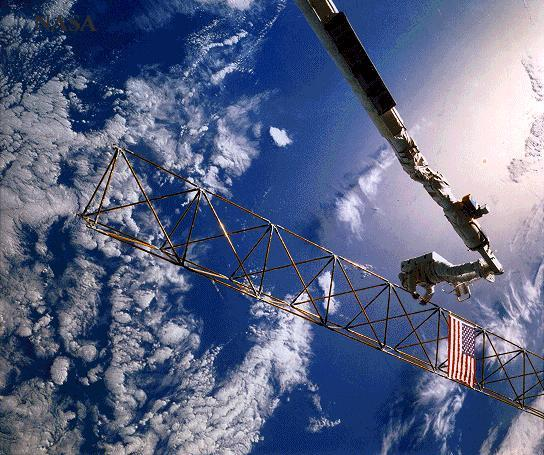
//> input picture Digital Image Processing/boyer.2/astronaut.jpg, 544 x 455 px
$ ./P5 astronaut.jpg   (built with g++ and OpenCV 4)
//> lines starting //> are read from the running program, lines starting //| are printed output that depends on the picture; after the words box and inside, x2 and y2 are one past the last pixel; in counts of white or black regions, pixels touching at a corner belong together
### Digital Image Processing/boyer.3/utilities.h
#ifndef UTILITIES_H
#define UTILITIES_h

#include <iostream>
#include <opencv2/core/core.hpp>
#include <opencv2/opencv.hpp>
#include <opencv2/highgui/highgui.hpp>
#include <opencv2/imgproc/imgproc.hpp>
#include <stdlib.h>

using namespace cv;
using namespace std;

//Function to display an image to a window. The function accepts the name
//of the window as the first parameter, and the image to be displayed as
//the second parameter.
void display_img(const char*, Mat);

//Get the mean value of an image's pixel intensities.
double get_img_mean(Mat);

//Change the second parameter to the grayscale image version
//of the first image.
void get_grayscale_img(Mat&, Mat&);

//Test if the Mat argument is a grayscale image.
bool is_grayscale_img(Mat&);

//Return the string equivalent of a number.
string get_string_text(int);

//Threshold the input image (Mat) using the value provided in the first
//argument.
void threshold_img(double, Mat&);

//Write the string (text) at the specified Point to the image.
void write_text(Mat&, string, Point&);

//Verify if a ROI specified on the command line is a valid region
//in the image; arguments are the (x, y) coordinate and width and height
int verify_ROI(int, int, int, int, Mat);

//Compute the histogram of an image
void compute_histogram(int (&)[256], Mat&);

//Compute the normalized histogram of an image, given its
//histogram.
void compute_normalized_histogram(int (&)[256], double (&)[256], Mat&,
  int = -1);

//Compute the cumulative distribution function (CDF) of an image,
//given the image's normalized histogram.
void compute_equalized_histogram(double (&)[256], double (&)[256], Mat&);

//Apply histogram equalization to the entire image
//(when Rect = Rect(-1, -1, -1, -1)) OR to a specific region in the image
//(when Rect is initialized with non-negative values), given the
//image's cumulative distribution function and the image itself.
void histogram_equalize(double (&)[256], Mat&,
  Rect = Rect(-1, -1, -1, -1));

//Subtract the an image with histogram equalization applied from
//the same image (before histogram equalization) and store the result
//in a new image; apply this to the entire image OR to a specific area
//given the (x, y) and width and height of the region
void histogram_equalized_subtract(Mat&, Mat&, Mat&, int = 0, int = 0,
  int = 0, int = 0);

#endif

### Digital Image Processing/boyer.2/utilities.h
#ifndef UTILITIES_H
#define UTILITIES_H

#include <iostream>
#include <opencv2/opencv.hpp>
#include <opencv2/core/core.hpp>
#include <opencv2/imgproc/imgproc.hpp>
#include <opencv2/highgui/highgui.hpp>
#include <cmath>

using namespace cv;
using namespace std;

//Function to display an image to a window. The function accepts the
//name of the window as the first parameter, and the image to be
//displayed as the second parameter.
void display_img(const char* WINDOW_NAME, Mat img)
{
  //Create the window.
  namedWindow(WINDOW_NAME);

  //Display the image in the created window.
  imshow(WINDOW_NAME, img);
}

//Function to compute the average distance between corresponding
//pixel intensity levels of two images. It accepts to images
//as parameters.
// [45 lines left out: function compute_avg_distance, not called in this run]

#endif

### Digital Image Processing/boyer.2/P5.cpp
#include <iostream>
#include <opencv2/core/core.hpp>
#include <opencv2/opencv.hpp>
#include <opencv2/highgui/highgui.hpp>
#include <opencv2/imgproc/imgproc.hpp>
#include <bitset>
#include <string>
#include "utilities.h"

using namespace std;
using namespace cv;

void bit_plane_slice(Mat, Mat&, int);

const char *PLANE_7 = "BIT PLANE 7";
const char *PLANE_6 = "BIT PLANE 6";
const char *PLANE_5 = "BIT PLANE 5";
const char *PLANE_4 = "BIT PLANE 4";
const char *PLANE_3 = "BIT PLANE 3";
const char *PLANE_2 = "BIT PLANE 2";
const char *PLANE_1 = "BIT PLANE 1";
const char *PLANE_0 = "BIT PLANE 0";

int main(int argc, char *argv[])
{
  //If the user does not provide an input image, print the program
  //usage and exit.
  if (argc == 1)
  {
    cout << "Usage: " << argv[0] << " [image]\n";
    return -1;
  }

  //Get the input image.
  Mat img = imread(argv[1]);
//> img is the input picture: 455 rows x 544 cols, CV_8UC3; mean B, G, R 133.3, 101.4, 91

  //If img.empty() returns true, then the image is invalid or does
  //not exist. Print an error and exit.
  if (img.empty())
  {
    cout << "Unable to open picture file " << argv[1] << "\n";
    return -1;
  }

  //If the input image is a color image, convert it to grasycale.
  Mat grayscale_img;

  //If the number of channels in the input image is not 1, then the
  //input image is not a grayscale image. Convert it to a grayscale
  //image by calling cvtColor with the CV_BGR2GRAY argument.
  if (img.channels() != 1)
    cvtColor(img, grayscale_img, CV_BGR2GRAY);
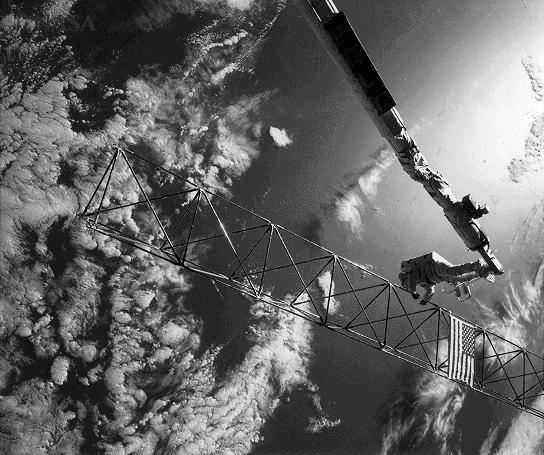
//> grayscale_img: 455 rows x 544 cols, CV_8UC1; min 0, max 255, mean 101.9
  else
    grayscale_img = img;

  int width = grayscale_img.size().width;
//> width = 544
  int height = grayscale_img.size().height;
//> height = 455

  //Bit plane 7 is the 7th bit (position 7)
  //Bit plane 6 is the 6th bit (position 6)
  //Bit plane 5 is the 5th bit (position 5)
  //Bit plane 4 is the 4th bit (position 4)
  //Bit plane 3 is the 3rd bit (position 3)
  //Bit plane 2 is the 2nd bit (position 2)
  //Bit plane 1 is the 1st bit (position 1)
  //Bit plane 0 is the 0 bit (position 0)
  Mat bit_plane_7 = Mat(height, width, CV_8UC1);
  Mat bit_plane_6 = Mat(height, width, CV_8UC1);
  Mat bit_plane_5 = Mat(height, width, CV_8UC1);
  Mat bit_plane_4 = Mat(height, width, CV_8UC1);
  Mat bit_plane_3 = Mat(height, width, CV_8UC1);
  Mat bit_plane_2 = Mat(height, width, CV_8UC1);
  Mat bit_plane_1 = Mat(height, width, CV_8UC1);
  Mat bit_plane_0 = Mat(height, width, CV_8UC1);

  //Create each bit plane. Since the image is an 8-bit grayscale
  //image, there will be 8 bit planes (0-7).
  bit_plane_slice(grayscale_img, bit_plane_7, 7);
  bit_plane_slice(grayscale_img, bit_plane_6, 6);
  bit_plane_slice(grayscale_img, bit_plane_5, 5);
  bit_plane_slice(grayscale_img, bit_plane_4, 4);
  bit_plane_slice(grayscale_img, bit_plane_3, 3);
  bit_plane_slice(grayscale_img, bit_plane_2, 2);
  bit_plane_slice(grayscale_img, bit_plane_1, 1);
  bit_plane_slice(grayscale_img, bit_plane_0, 0);

  //Display each bit plane.
  display_img(PLANE_7, bit_plane_7);
  display_img(PLANE_6, bit_plane_6);
  display_img(PLANE_5, bit_plane_5);
  display_img(PLANE_4, bit_plane_4);
  display_img(PLANE_3, bit_plane_3);
  display_img(PLANE_2, bit_plane_2);
  display_img(PLANE_1, bit_plane_1);
  display_img(PLANE_0, bit_plane_0);

  waitKey(0);

  return 0;
}

void bit_plane_slice(Mat input, Mat &output, int bit_plane)
{
//> called with bit_plane = 7
  for (int rows = 0; rows < input.rows; rows++)
  {
    for (int cols = 0; cols < input.cols; cols++)
    {
      //Get the binary 8-bit representation of the value of the pixel
      //at point (cols, rows)
      bitset<8> bin_pixel(input.at<uchar>(rows, cols));

      //Check if the bit corresponding to the bit plane in this
      //pixel is set. If so, make the pixel at this point white.
      //If not, make the pixel at this point black.
      if (bin_pixel[bit_plane] == 1)
        output.at<uchar>(rows, cols) = 255;
      else
        output.at<uchar>(rows, cols) = 0;
    }
  }
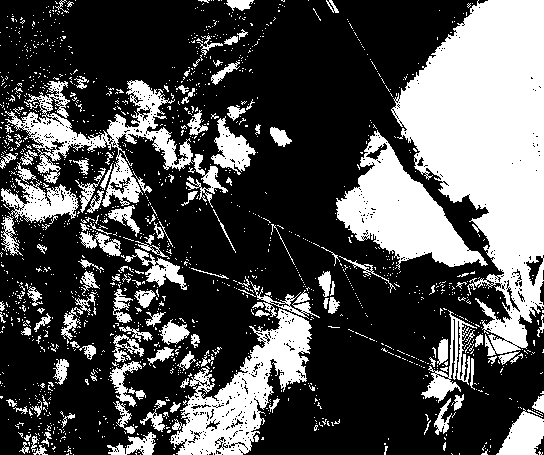
//> output: 455 rows x 544 cols, CV_8UC1; 31.4% white; 1570 white regions (1435 under 20 px), largest, box (x1, y1, x2, y2) and area: (391, 0, 544, 356) 30399, (336, 130, 488, 270) 8734, (170, 308, 312, 455) 8151
//> after the loop in bit_plane_slice (call 2), `for (int rows = 0; rows < input.rows; rows++)`: output: 455 rows x 544 cols, CV_8UC1; 45.3% white; 1978 white regions (1867 under 20 px), largest, box (x1, y1, x2, y2) and area: (92, 23, 525, 455) 52476, (388, 0, 544, 232) 18422, (0, 66, 175, 363) 12676
//> after the loop in bit_plane_slice (call 3), `for (int rows = 0; rows < input.rows; rows++)`: output: 455 rows x 544 cols, CV_8UC1; 53.9% white; 2246 black regions (2174 under 20 px), largest, box (x1, y1, x2, y2) and area: (0, 0, 544, 455) 104920, (507, 158, 531, 183) 238, (511, 431, 532, 455) 227
//> call 4 of bit_plane_slice, with bit_plane = 4
//> after the loop in bit_plane_slice (call 4), `for (int rows = 0; rows < input.rows; rows++)`:
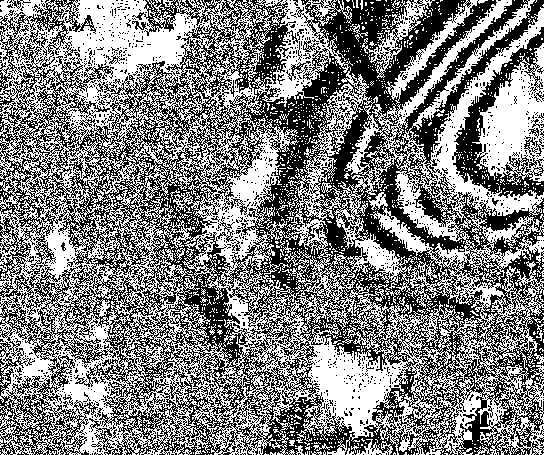
//> output: 455 rows x 544 cols, CV_8UC1; 50.9% white; black in thin lines or dots
//> after the loop in bit_plane_slice (call 5), `for (int rows = 0; rows < input.rows; rows++)`:
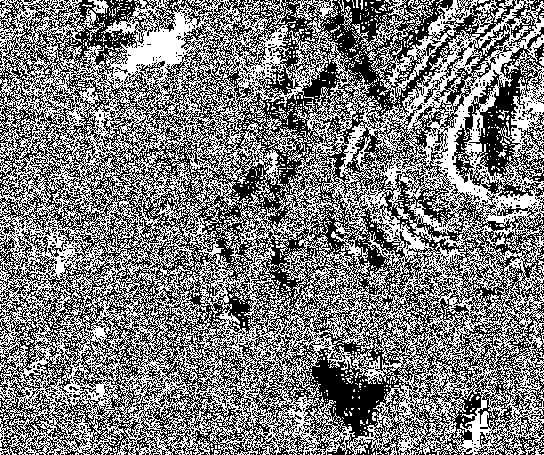
//> output: 455 rows x 544 cols, CV_8UC1; 48.8% white in thin lines or dots
//> after the loop in bit_plane_slice (call 6), `for (int rows = 0; rows < input.rows; rows++)`:
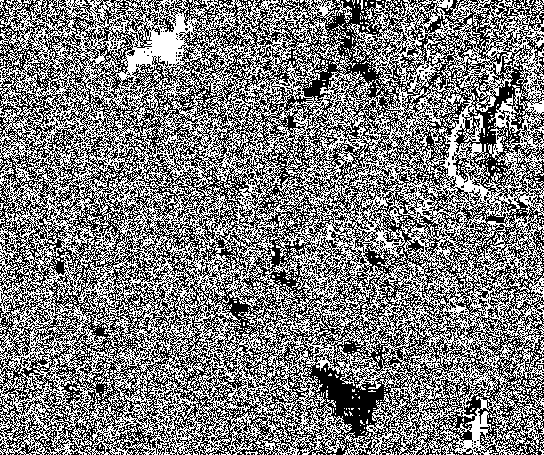
//> output: 455 rows x 544 cols, CV_8UC1; 49.2% white in thin lines or dots
//> after the loop in bit_plane_slice (call 7), `for (int rows = 0; rows < input.rows; rows++)`:
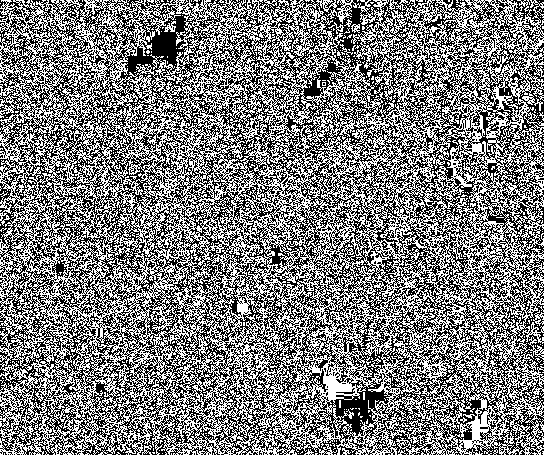
//> output: 455 rows x 544 cols, CV_8UC1; 49.1% white in thin lines or dots
//> after the loop in bit_plane_slice (call 8), `for (int rows = 0; rows < input.rows; rows++)`:
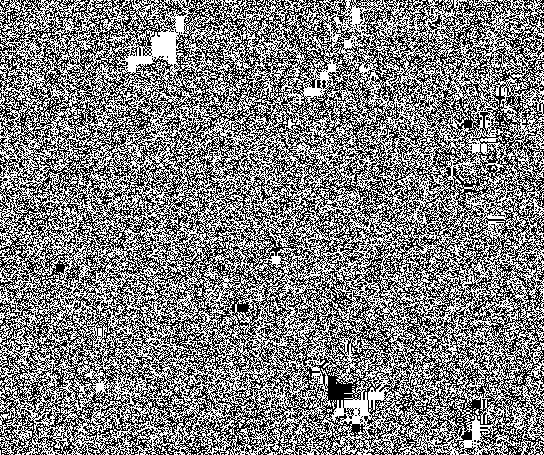
//> output: 455 rows x 544 cols, CV_8UC1; 50.2% white; black in thin lines or dots
}
